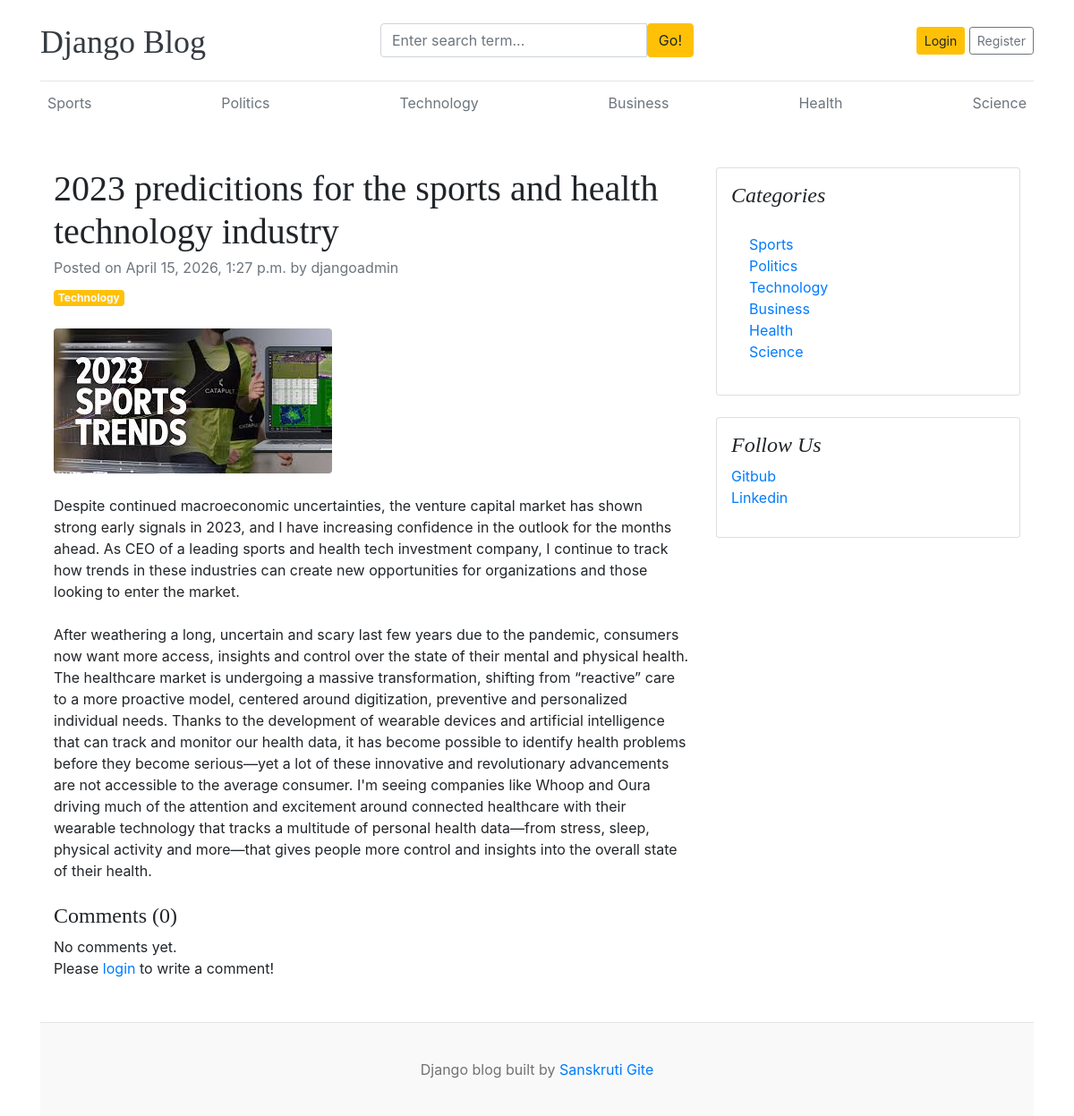
/blogs/2023-predicitions-for-the-sports-and-health-technology-industry/, run on the app's committed database.
### blogs/models.py (models this page shows, shortened)
class Category(models.Model):
    category_name=models.CharField(max_length=50 , unique=True)
    created_at=models.DateTimeField(auto_now_add=True)
    updated_at=models.DateTimeField(auto_now=True)
    class Meta:
        verbose_name_plural ='categories'
    def __str__(self):
        return self.category_name

class Blog(models.Model):
    title=models.CharField(max_length=100)
    slug=models.SlugField(max_length=150,unique=True,blank=True)
    category=models.ForeignKey(Category, on_delete=models.CASCADE)
    author=models.ForeignKey(User,on_delete=models.CASCADE)
    featured_image=models.ImageField(upload_to='uploads/%Y/%m/%d')
    short_description=models.TextField(max_length=500)
    blog_body=models.TextField(max_length=2000)
    status=models.CharField(max_length=20,choices=STATUS_CHOICES,default="Draft")
    is_featured=models.BooleanField(default=False)
    created_at=models.DateTimeField(auto_now_add=True)
    updated_at=models.DateTimeField(auto_now=True)

### assignments/models.py (models this page shows, shortened)
class SocialLink(models.Model):
    platform=models.CharField(max_length=35)
    link=models.URLField(max_length=150)
    created_at=models.DateTimeField(auto_now_add=True)
    updated_at=models.DateTimeField(auto_now=True)

### blogs/views.py (the view, shortened to what this page needs)
# urls.py: path('blogs/<slug:slug>/',Blogsview.blogs,name='blogs'),
def blogs(request,slug):
    single_blog=get_object_or_404(Blog,slug=slug,status='Published')
    comments=Comment.objects.filter(blog=single_blog)
    comment_count=comments.count()
    print('Comments=>',comments)
    context={
        'single_blog':single_blog,
        'comments':comments,
        'comment_count':comment_count,
    }
    return render(request,'blogs.html',context)

### blogs/context_processors.py (called while the page is built)
def get_categories(request):
    categories=Category.objects.all()
    return dict(categories=categories)

def get_social_links(request):
    social_links =SocialLink.objects.all()
    return dict(social_links=social_links)

### templates/blogs.html
{% extends 'base.html' %}
{% block content %}
<div class="container mt-5">
    <div class="row">
        <div class="col-lg-8">
            <article>
                <header class="mb-4">
                    <h1 class="fw-bolder mb-1">{{ single_blog.title }}</h1>
                    <div class="text-muted fst-italic mb-2">Posted on {{ single_blog.created_at }} by {{ single_blog.author }}</div>
                    <a class="badge bg-warning text-decoration-none text-light" href="#!">{{ single_blog.category }}</a>
                </header>
                <figure class="mb-4"><img class="img-fluid rounded" src="{{ single_blog.featured_image.url }}" alt="..." /></figure>
                <section class="mb-5">
                    <p class="fs-5 mb-4">{{ single_blog.short_description }}</p>
                    <p class="fs-5 mb-4">{{ single_blog.blog_body }}</p>
                    <h4>Comments ({{ comment_count }})</h4>
                    {% if comments %}
                        {% for comment in comments %}
                            <div class="card mt-1">
                                <div class="card-body">
                                    <p class="card-text mb-0">{{ comment }}</p>
                                    <span>
                                        <small>By {{ comment.user }}</small>
                                        <small>| {{ comment.created_at | timesince }} ago</small>
                                    </span>
                                </div>
                            </div>
                        {% endfor %}
                    {% else %}
                    No comments yet.
                    {% endif %}
                    <br>
                    <div class="form-group">
                        {% if user.is_authenticated %}
                        <form action="" method="POST">
                            {% csrf_token %}
                            <div class="form-group">
                                <textarea name="comment" class="form-control" placeholder="Write your comment"></textarea>
                                <input type="submit" value="Submit" class="btn btn-primary mt-2">
                            </div>
                        </form>
                        {% else %}
                        <p>Please <span><a href="{%url 'login' %}">login</a></span> to write a comment!</p>
                        {% endif %}
                    </div>
                </section>
            </article>
        </div>
        <div class="col-lg-4">
            <div class="card mb-4 p-3">
                <h4 class="font-italic">Categories</h4>
                <div class="card-body">
                    <div class="row">
                        <div class="col-sm-6">
                            <ul class="list-unstyled mb-0">
                                {% for cat in categories %}
                                <li><a href="{% url 'posts_by_category' cat.id %}">{{ cat.category_name }}</a></li>
                                {% endfor %}
                            </ul>
                        </div>
                    </div>
                </div>
            </div>
            {% if social_links %}
            <div class="card mb-4 p-3">
                <h4 class="font-italic">Follow Us</h4>
                <ol class="list-unstyled">
                    {% for i in social_links %}
                    <li><a href="{{ i.link }}" target="_blank">{{ i.platform }}</a></li>
                    {% endfor %}
                </ol>
            </div>
            {% endif %}
        </div>
    </div>
</div>
{% endblock %}

### templates/base.html (shortened to what this page needs)
    {%load static%}
    <!DOCTYPE html>
    <html lang="en">
    <head>
        <link href="https://getbootstrap.com/docs/4.0/dist/css/bootstrap.min.css" rel="stylesheet">
        <link href="{% static 'css/blog.css' %}" rel="stylesheet">
        <link rel="stylesheet" href="https://cdnjs.cloudflare.com/ajax/libs/font-awesome/4.7.0/css/font-awesome.min.css">
    </head>
    <body>
        <div class="container">
        <header class="blog-header py-3">
            <div class="row flex-nowrap justify-content-between align-items-center">
            <div class="col-4 pt-1">
                <a class="blog-header-logo text-dark" href="/">Django Blog</a>
            </div>
            <div class="col-md-4">
                <form action="{% url 'search' %}" method="GET">
                    <div class="input-group">
                <input class="form-control" type="text" name="keyword" value="{{ keyword }}" placeholder="Enter search term..." aria-label="Enter search term..." aria-describedby="button-search" />
                <button type="submit" class="btn btn-warning" id="button-search" type="button">Go!</button>
                    </div>
                </form>
            </div>
            <div class="col-md-4 d-flex justify-content-end align-items-center">
                {% if not user.is_authenticated %}
                <a class="btn btn-sm btn-warning" href="{% url 'login' %}">Login</a> &nbsp;
                <a class="btn btn-sm btn-outline-secondary" href="{% url 'register' %}">Register</a>
                {%else%}
                <span><a href="{% url 'dashboard' %}">Dashboard</a></span>
                &emsp;
                <span><a href="{%url 'logout'%}">Logout</a></span>
                {%endif%}
            </div>
            </div>
        </header>
        <div class="nav-scroller py-1 mb-2">
            <nav class="nav d-flex justify-content-between">
                {%for cat in categories%}
            <a class="p-2 text-muted" href="{% url 'posts_by_category' cat.id %}">{{cat.category_name}}</a>
            {%endfor%}
            </nav>
        </div>
{% block content%}
{%endblock%}
<footer class="blog-footer">
    <p>Django blog built by <a href="#">Sanskruti Gite</a></p>
    </footer>
    </body>
    </html>

### blog_main/static/css/blog.css (style rules this page uses)
.blog-header { border-bottom: 1px solid #e5e5e5; }
.blog-header-logo { font-family: "Playfair Display", Georgia, "Times New Roman", serif; font-size: 2.25rem; }
h1, h2, h3, h4, h5, h6 { font-family: "Playfair Display", Georgia, "Times New Roman", serif; }
.blog-footer { padding: 2.5rem 0; color: #727272; text-align: center; background-color: #f9f9f9; border-top: .05rem solid #e5e5e5; }
.blog-footer p:last-child { margin-bottom: 0; }

### data on the page
Category: category_name "Sports"
Category: category_name "Politics"
Category: category_name "Technology"
Category: category_name "Business"
Category: category_name "Health"
Category: category_name "Science"
Blog: title "2023 predicitions for the sports and health technology industry", created_at "April 15, 2026, 1:27 p.m.", author "djangoadmin", category "Technology", featured_image (picture), short_description "Despite continued macroeconomic uncertainties, the venture capital market has shown strong early signals in 2023, and I have increasing confidence in the outlook for the months ahead. As CEO of a leading sports and health tech investment company, I continue to track how trends in these industries can create new opportunities for organizations and those looking to enter the market.", blog_body "After weathering a long, uncertain and scary last few years due to the pandemic, consumers now want more access, insights and control over the state of their mental and physical health. The healthcare market is undergoing a massive transformation, shifting from “reactive” care to a more proactive model, centered around digitization, preventive and personalized individual needs. Thanks to the development of wearable devices and artificial intelligence that can track and monitor our health data, it has become possible to identify health problems before they become serious—yet a lot of these innovative and revolutionary advancements are not accessible to the average consumer. I'm seeing…"
SocialLink: platform "Gitbub"
SocialLink: platform "Linkedin"

### other printed values
{{ comment_count }} "0"
